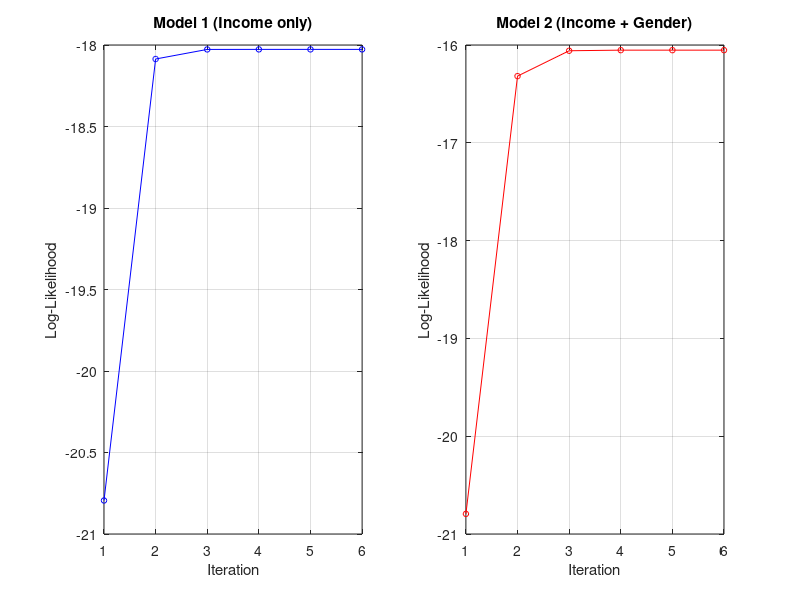

MATLAB code for this plot: (Note: this script raises an error after producing the figure.)
% Question 4: Logistic Regression for Dark Chocolate Buying Decision
% Using product of Bernoulli outcomes (MLE via Newton-Raphson / IRLS)
%
%  a) Logistic model with income as the only predictor
%  b) Logistic model with both income and gender as predictors
%  c) Validate against JMP/Minitab (optional section at end)
%
% Data columns: [Obs, Income (1000 EUR), Gender (0=F,1=M), Buy (0=no,1=yes)]
%
% Method: Newton-Raphson (Iteratively Reweighted Least Squares)
%   At each iteration:
%     pi  = sigmoid(X * beta)        [predicted probabilities]
%     W   = diag(pi .* (1-pi))       [weight matrix]
%     grad = X' * (y - pi)           [gradient of log-likelihood]
%     H    = X' * W * X              [Hessian (Fisher information)]
%     beta_new = beta + H \ grad
%   Log-likelihood: sum(y.*log(pi) + (1-y).*log(1-pi))

clc; clear; format long g;

% DATA
Data_Expt = [
 1  2.53  0  1
 2  2.37  1  0
 3  2.72  1  1
 4  2.54  0  0
 5  3.20  1  1
 6  2.94  0  1
 7  3.20  0  1
 8  2.72  1  1
 9  2.93  0  1
10  2.37  0  0
11  2.24  1  1
12  1.91  1  1
13  2.12  0  1
14  1.83  1  1
15  1.92  1  1
16  2.01  0  0
17  2.01  0  0
18  2.23  1  0
19  1.82  0  0
20  2.11  0  0
21  1.75  1  1
22  1.46  1  0
23  1.61  0  1
24  1.57  1  0
25  1.37  0  0
26  1.41  1  0
27  1.51  0  0
28  1.75  1  1
29  1.68  1  1
30  1.62  0  0
];

income = Data_Expt(:,2);
gender = Data_Expt(:,3);
y      = Data_Expt(:,4);
n      = length(y);

fprintf('n = %d observations\n', n);
fprintf('y=1 (purchased): %d,   y=0 (not purchased): %d\n\n', sum(y), sum(1-y));

% HELPER: Newton-Raphson for logistic regression
% sigmoid function (numerically stable)
sigmoid = @(z) 1 ./ (1 + exp(-z));

% log-likelihood
loglik  = @(pi, y) sum(y .* log(pi + 1e-15) + (1-y) .* log(1-pi + 1e-15));

function [beta, pi_hat, ll_hist] = newton_raphson_logistic(X_design, y, max_iter, tol)
    n    = length(y);
    p    = size(X_design, 2);
    beta = zeros(p, 1);         % initialise at zero
    ll_hist = [];

    for iter = 1:max_iter
        z      = X_design * beta;
        pi     = 1 ./ (1 + exp(-z));

        ll     = sum(y .* log(pi + 1e-15) + (1-y) .* log(1-pi + 1e-15));
        ll_hist(end+1) = ll;  %#ok<AGROW>

        % Gradient and Hessian
        grad   = X_design' * (y - pi);               % score vector
        W      = diag(pi .* (1 - pi));                % weight matrix
        H      = X_design' * W * X_design;            % Fisher information

        % Newton step
        delta  = H \ grad;
        beta   = beta + delta;

        if norm(delta) < tol
            fprintf('    Converged at iteration %d  (||delta|| = %.2e)\n', iter, norm(delta));
            break;
        end
        if iter == max_iter
            fprintf('    WARNING: did not fully converge in %d iterations.\n', max_iter);
        end
    end
    pi_hat = 1 ./ (1 + exp(-X_design * beta));
end

% (a) Model 1: Income only
%     logit(pi) = b0 + b1 * income
fprintf('=========================================\n');
fprintf(' (a) Model 1: Income Only\n');
fprintf('     logit(pi) = b0 + b1*income\n');
fprintf('=========================================\n');

X1_design = [ones(n,1), income];
[beta1, pi1, ll1_hist] = newton_raphson_logistic(X1_design, y, 200, 1e-10);

fprintf('  b0 (intercept) = %12.6f\n', beta1(1));
fprintf('  b1 (income)    = %12.6f\n', beta1(2));
fprintf('  Log-likelihood = %12.6f\n', ll1_hist(end));

% Display predictions
fprintf('\n  Obs  Income   Gender  y   pi_hat   Predicted_class\n');
fprintf('  %s\n', repmat('-',1,50));
for i = 1:n
    cls = double(pi1(i) >= 0.5);
    fprintf('  %-4d %-8.2f %-7d %-4d %-8.4f %-d\n', ...
        i, income(i), gender(i), y(i), pi1(i), cls);
end

% Classification accuracy
acc1 = mean(double(pi1 >= 0.5) == y) * 100;
fprintf('\n  Classification accuracy (threshold=0.5): %.1f%%\n', acc1);

% (b) Model 2: Income + Gender
%     logit(pi) = b0 + b1*income + b2*gender
fprintf('\n=========================================\n');
fprintf(' (b) Model 2: Income + Gender\n');
fprintf('     logit(pi) = b0 + b1*income + b2*gender\n');
fprintf('=========================================\n');

X2_design = [ones(n,1), income, gender];
[beta2, pi2, ll2_hist] = newton_raphson_logistic(X2_design, y, 200, 1e-10);

fprintf('  b0 (intercept) = %12.6f\n', beta2(1));
fprintf('  b1 (income)    = %12.6f\n', beta2(2));
fprintf('  b2 (gender)    = %12.6f\n', beta2(3));
fprintf('  Log-likelihood = %12.6f\n', ll2_hist(end));

% Display predictions
fprintf('\n  Obs  Income   Gender  y   pi_hat   Predicted_class\n');
fprintf('  %s\n', repmat('-',1,50));
for i = 1:n
    cls = double(pi2(i) >= 0.5);
    fprintf('  %-4d %-8.2f %-7d %-4d %-8.4f %-d\n', ...
        i, income(i), gender(i), y(i), pi2(i), cls);
end

acc2 = mean(double(pi2 >= 0.5) == y) * 100;
fprintf('\n  Classification accuracy (threshold=0.5): %.1f%%\n', acc2);

% Standard errors and odds ratios
fprintf('\n--- Standard Errors & Odds Ratios (Model 1) ---\n');
W1   = diag(pi1 .* (1-pi1));
FI1  = X1_design' * W1 * X1_design;     % Fisher information at MLE
SE1  = sqrt(diag(inv(FI1)));
fprintf('  %-15s  %10s  %10s  %10s\n', 'Parameter', 'Estimate', 'Std Error', 'Odds Ratio');
pnames1 = {'b0 (intercept)','b1 (income)'};
for j = 1:2
    fprintf('  %-15s  %10.4f  %10.4f  %10.4f\n', pnames1{j}, beta1(j), SE1(j), exp(beta1(j)));
end

fprintf('\n--- Standard Errors & Odds Ratios (Model 2) ---\n');
W2   = diag(pi2 .* (1-pi2));
FI2  = X2_design' * W2 * X2_design;
SE2  = sqrt(diag(inv(FI2)));
pnames2 = {'b0 (intercept)','b1 (income)','b2 (gender)'};
for j = 1:3
    fprintf('  %-15s  %10.4f  %10.4f  %10.4f\n', pnames2{j}, beta2(j), SE2(j), exp(beta2(j)));
end

% Likelihood ratio test: Model 2 vs Model 1
G2   = 2 * (ll2_hist(end) - ll1_hist(end));    % likelihood ratio statistic
df_G = 1;                                        % 1 extra parameter in model 2
fprintf('\n--- Likelihood Ratio Test: Model 2 vs Model 1 ---\n');
fprintf('  G^2 = 2*(LL2 - LL1) = %.4f  (chi-sq, df=%d)\n', G2, df_G);
fprintf('  p-value = %.4f\n', 1 - chi2cdf(G2, df_G));

% Convergence plot (log-likelihood vs iteration)
figure('Name','Q4: Log-Likelihood Convergence');
subplot(1,2,1);
plot(ll1_hist, 'b-o', 'MarkerSize',4);
xlabel('Iteration'); ylabel('Log-Likelihood');
title('Model 1 (Income only)'); grid on;

subplot(1,2,2);
plot(ll2_hist, 'r-o', 'MarkerSize',4);
xlabel('Iteration'); ylabel('Log-Likelihood');
title('Model 2 (Income + Gender)'); grid on;
sgtitle('Q4: Newton-Raphson Convergence');

fprintf('\n=== (c) Validation ===\n');
fprintf('  Compare the above coefficients and log-likelihood values\n');
fprintf('  with output from JMP or Minitab logistic regression.\n');
fprintf('  Expected: b0 ~ -3.5 to -4, b1 ~ 1.5 to 2 for income-only model.\n');
